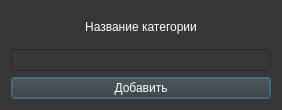
<?xml version="1.0" encoding="UTF-8"?>
<ui version="4.0">
 <class>Dialog</class>
 <widget class="QDialog" name="Dialog">
  <property name="geometry">
   <rect>
    <x>0</x>
    <y>0</y>
    <width>282</width>
    <height>110</height>
   </rect>
  </property>
  <property name="minimumSize">
   <size>
    <width>282</width>
    <height>110</height>
   </size>
  </property>
  <property name="windowTitle">
   <string>Новая категория</string>
  </property>
  <property name="windowIcon">
   <iconset>
    <normaloff>../../icon.png</normaloff>../../icon.png</iconset>
  </property>
  <property name="styleSheet">
   <string notr="true">background-color: rgb(55, 55, 55); color: white</string>
  </property>
  <layout class="QVBoxLayout" name="verticalLayout">
   <item>
    <widget class="QLabel" name="label">
     <property name="minimumSize">
      <size>
       <width>260</width>
       <height>20</height>
      </size>
     </property>
     <property name="text">
      <string>Название категории</string>
     </property>
     <property name="alignment">
      <set>Qt::AlignCenter</set>
     </property>
    </widget>
   </item>
   <item>
    <widget class="QLineEdit" name="category_name">
     <property name="focusPolicy">
      <enum>Qt::StrongFocus</enum>
     </property>
    </widget>
   </item>
   <item>
    <widget class="QPushButton" name="add_category_btn">
     <property name="text">
      <string>Добавить</string>
     </property>
    </widget>
   </item>
  </layout>
 </widget>
 <resources/>
 <connections/>
</ui>
